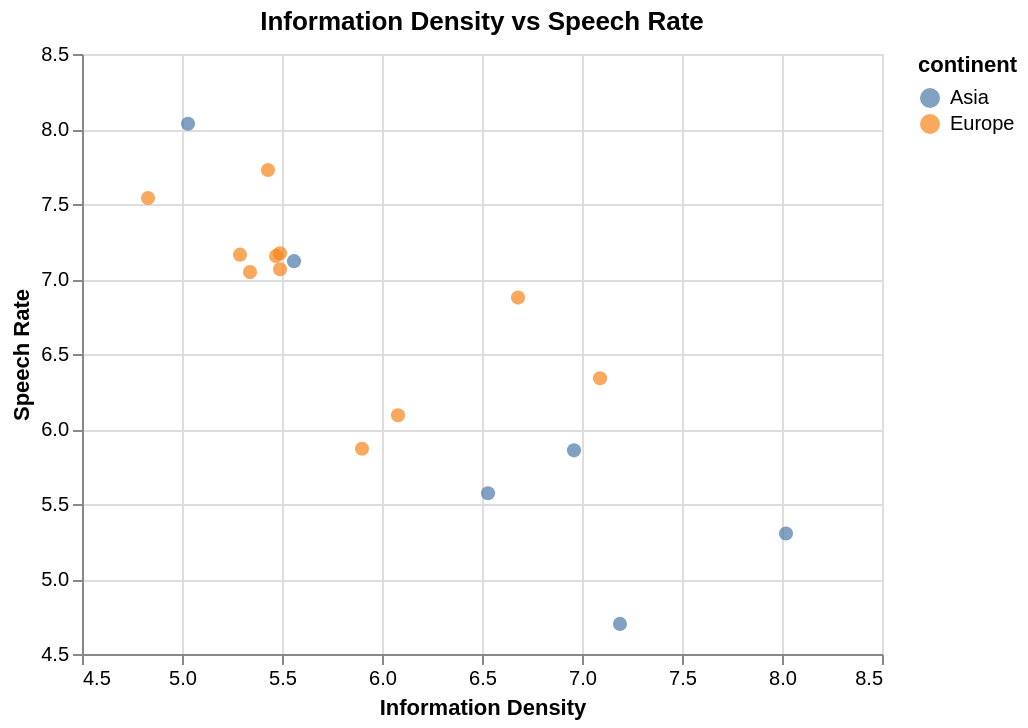

Write notebook code for a chart like this one.
### Markdown cell above
**Question 2.5** <br> {points: 3}  

Alright! Now we can finally take a look at our information rates via the two columns `information_density` and `speech_rate`. 

Create a scatter plot that maps the information density on the x-axis and the speech rate on the y-axis for each of the languages from the `lang_rates_df`  dataframe. Zoom in to the extent of the data instead of forcing zero to be in the axis and assign a size of 50 to each point. 

Use a colour channel for the same column as in the scatter plot from **Question 1.2**.  

Make sure to give each axis a label and an appropriate title. 



*Save the plot in an object named `info_rate_plot`*.

### Code cell
info_rate_plot = alt.Chart(lang_rates_df).mark_circle(size=50).encode(
    alt.X('information_density', scale=alt.Scale(zero=False), title='Information Density'),
    alt.Y('speech_rate', scale=alt.Scale(zero=False), title='Speech Rate'),
    alt.Color('continent')
).properties(title='Information Density vs Speech Rate')

# your code here
info_rate_plot

### Figure 1 — Vega-Lite specification as saved in the notebook (floating-point values rounded to 4 significant figures)
{"config": {"view": {"continuousWidth": 400, "continuousHeight": 300}}, "data": {"name": "data-16612615d4568dfac1e771f028ef697c"}, "mark": {"type": "circle", "size": 50}, "encoding": {"color": {"type": "nominal", "field": "continent"}, "x": {"type": "quantitative", "field": "information_density", "scale": {"zero": false}, "title": "Information Density"}, "y": {"type": "quantitative", "field": "speech_rate", "scale": {"zero": false}, "title": "Speech Rate"}}, "title": "Information Density vs Speech Rate", "$schema": "https://vega.github.io/schema/vega-lite/v4.8.1.json", "datasets": {"data-16612615d4568dfac1e771f028ef697c": [{"iso_lang": "CAT", "language": "Catalan", "information_density": 5.49, "distinct_syllables": 3600, "continent": "Europe", "id": 20.0, "lat": 42.55, "lon": 1.602, "speech_rate": 7.065}, {"iso_lang": "CMN", "language": "Mandarin", "information_density": 6.96, "distinct_syllables": 1274, "continent": "Asia", "id": 156.0, "lat": 35.86, "lon": 104.2, "speech_rate": 5.858}, {"iso_lang": "DEU", "language": "German", "information_density": 6.08, "distinct_syllables": 5100, "continent": "Europe", "id": 276.0, "lat": 51.17, "lon": 10.45, "speech_rate": 6.092}, {"iso_lang": "ENG", "language": "English", "information_density": 7.09, "distinct_syllables": 6949, "continent": "Europe", "id": 826.0, "lat": 55.38, "lon": -3.436, "speech_rate": 6.338}, {"iso_lang": "EUS", "language": "Basque", "information_density": 4.83, "distinct_syllables": 2082, "continent": "Europe", "id": null, "lat": null, "lon": null, "speech_rate": 7.54}, {"iso_lang": "FIN", "language": "Finnish", "information_density": 5.49, "distinct_syllables": 3844, "continent": "Europe", "id": 246.0, "lat": 61.92, "lon": 25.75, "speech_rate": 7.171}, {"iso_lang": "FRA", "language": "French", "information_density": 6.68, "distinct_syllables": 2949, "continent": "Europe", "id": 250.0, "lat": 46.23, "lon": 2.214, "speech_rate": 6.876}, {"iso_lang": "HUN", "language": "Hungarian", "information_density": 5.9, "distinct_syllables": 4325, "continent": "Europe", "id": 348.0, "lat": 47.16, "lon": 19.5, "speech_rate": 5.868}, {"iso_lang": "ITA", "language": "Italian", "information_density": 5.29, "distinct_syllables": 2729, "continent": "Europe", "id": 380.0, "lat": 41.87, "lon": 12.57, "speech_rate": 7.162}, {"iso_lang": "JPN", "language": "Japanese", "information_density": 5.03, "distinct_syllables": 643, "continent": "Asia", "id": 392.0, "lat": 36.2, "lon": 138.3, "speech_rate": 8.035}, {"iso_lang": "KOR", "language": "Korean", "information_density": 5.56, "distinct_syllables": 1104, "continent": "Asia", "id": 410.0, "lat": 35.91, "lon": 127.8, "speech_rate": 7.119}, {"iso_lang": "SPA", "language": "Spanish", "information_density": 5.43, "distinct_syllables": 2778, "continent": "Europe", "id": 724.0, "lat": 40.46, "lon": -3.749, "speech_rate": 7.727}, {"iso_lang": "SRP", "language": "Serbian", "information_density": 5.47, "distinct_syllables": 3831, "continent": "Europe", "id": 688.0, "lat": 44.02, "lon": 21.01, "speech_rate": 7.154}, {"iso_lang": "THA", "language": "Thai", "information_density": 7.19, "distinct_syllables": 2438, "continent": "Asia", "id": 764.0, "lat": 15.87, "lon": 101.0, "speech_rate": 4.701}, {"iso_lang": "TUR", "language": "Turkish", "information_density": 5.34, "distinct_syllables": 3260, "continent": "Europe", "id": 792.0, "lat": 38.96, "lon": 35.24, "speech_rate": 7.046}, {"iso_lang": "VIE", "language": "Vietnamese", "information_density": 8.02, "distinct_syllables": 2776, "continent": "Asia", "id": 704.0, "lat": 14.06, "lon": 108.3, "speech_rate": 5.304}, {"iso_lang": "YUE", "language": "Cantonese", "information_density": 6.53, "distinct_syllables": 1298, "continent": "Asia", "id": 344.0, "lat": 22.4, "lon": 114.1, "speech_rate": 5.572}]}}
